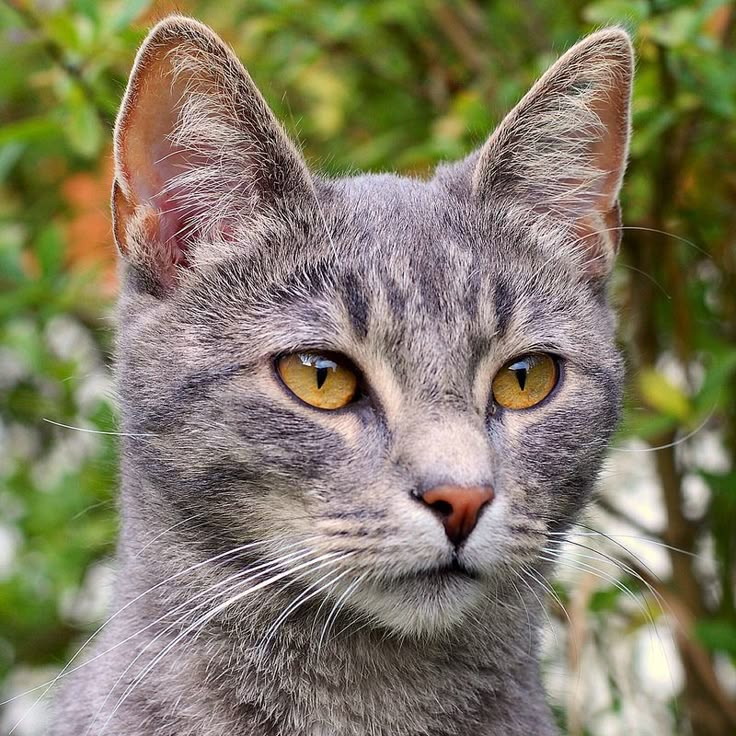
#> input picture pic/cat_pic.jpg, 736 x 736 px
$ jupyter execute 'Bit-Plane slicing.ipynb'
#> lines starting #> are read from the running program, lines starting #| are printed output that depends on the picture; after the words box and inside, x2 and y2 are one past the last pixel; in counts of white or black regions, pixels touching at a corner belong together
[cell 1]
import cv2
import matplotlib.pyplot as plt
import math
import numpy as np
# Read the image in greyscale
img = cv2.imread('pic/cat_pic.jpg', 0)
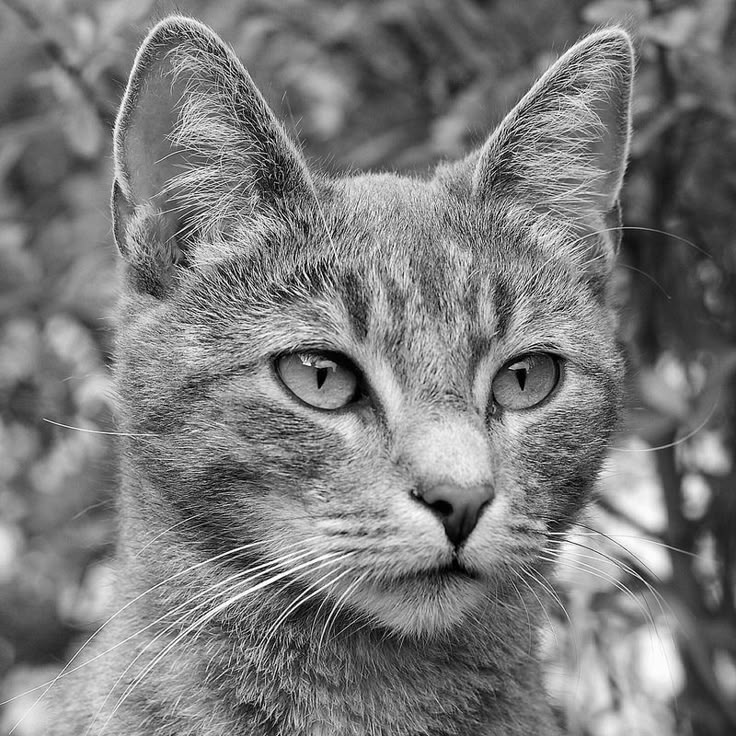
#> img: shape (736, 736); min 0, max 255, mean 123.4

#Iterate over each pixel and change pixel value to binary using np.binary_repr() and store it in a list.
lst = []
for i in range(img.shape[0]):
    for j in range(img.shape[1]):
         lst.append(np.binary_repr(img[i][j] ,width=8)) # width = no. of bits
#> after the loop, lst = 541696 items

# We have a list of strings where each string represents binary pixel value. To extract bit planes we need to iterate over the strings and store the characters corresponding to bit planes into lists.
# Multiply with 2^(n-1) and reshape to reconstruct the bit image.
eight_bit_img = (np.array([int(i[0]) for i in lst],dtype = np.uint8) * 128).reshape(img.shape[0],img.shape[1])
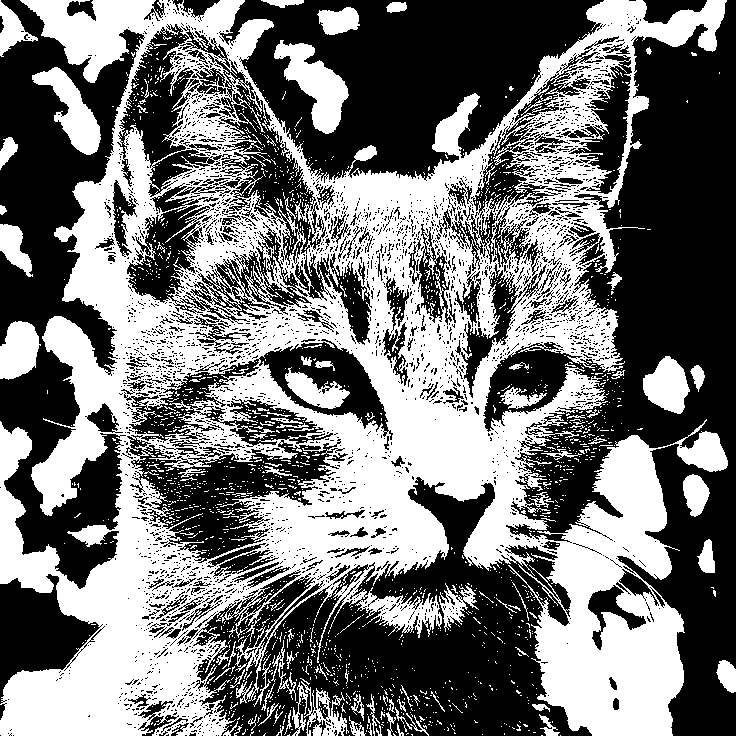
#> eight_bit_img: shape (736, 736); values 0 (black) and 128 (white), 45.7% white; 2009 white regions (1903 under 20 px), largest, box (x1, y1, x2, y2) and area: (0, 0, 728, 736) 219560, (274, 40, 349, 134) 3126, (32, 67, 101, 155) 2438
seven_bit_img = (np.array([int(i[1]) for i in lst],dtype = np.uint8) * 64).reshape(img.shape[0],img.shape[1])
#> seven_bit_img: shape (736, 736); values 0 (black) and 64 (white), 51.9% white; 2471 black regions (2299 under 20 px), largest, box (x1, y1, x2, y2) and area: (0, 0, 736, 736) 196133, (531, 370, 736, 736) 22709, (274, 40, 349, 134) 3126
six_bit_img = (np.array([int(i[2]) for i in lst],dtype = np.uint8) * 32).reshape(img.shape[0],img.shape[1])
#> six_bit_img: shape (736, 736); values 0 (black) and 32 (white), 50.6% white; 1935 black regions (1801 under 20 px), largest, box (x1, y1, x2, y2) and area: (0, 0, 736, 736) 225692, (2, 140, 100, 250) 4243, (274, 40, 349, 134) 2142
five_bit_img = (np.array([int(i[3]) for i in lst],dtype = np.uint8) * 16).reshape(img.shape[0],img.shape[1])
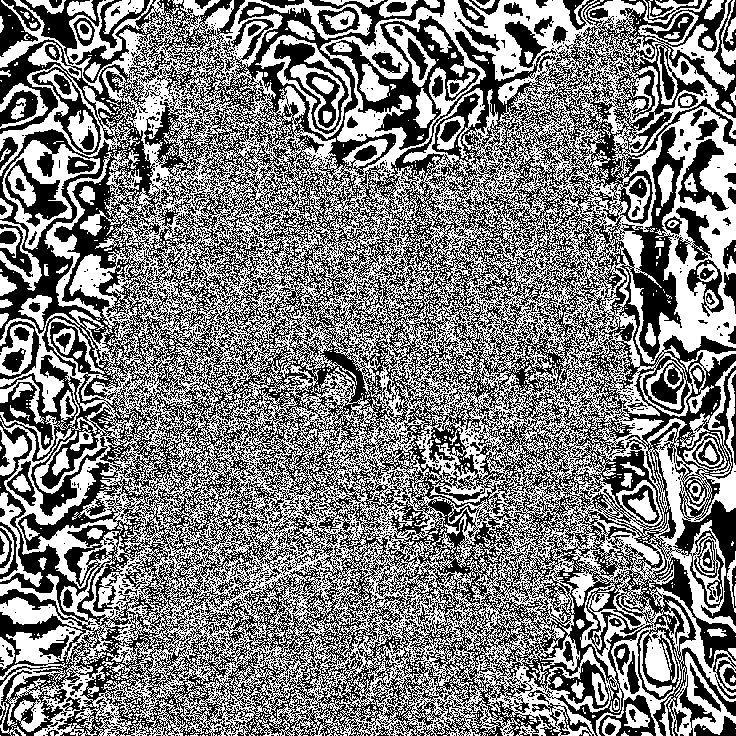
#> five_bit_img: shape (736, 736); values 0 (black) and 16 (white), 49.9% white; 1609 white regions (1471 under 20 px), largest, box (x1, y1, x2, y2) and area: (0, 0, 736, 736) 240034, (2, 140, 100, 250) 2488, (255, 35, 352, 139) 1527
four_bit_img = (np.array([int(i[4]) for i in lst],dtype = np.uint8) * 8).reshape(img.shape[0],img.shape[1])
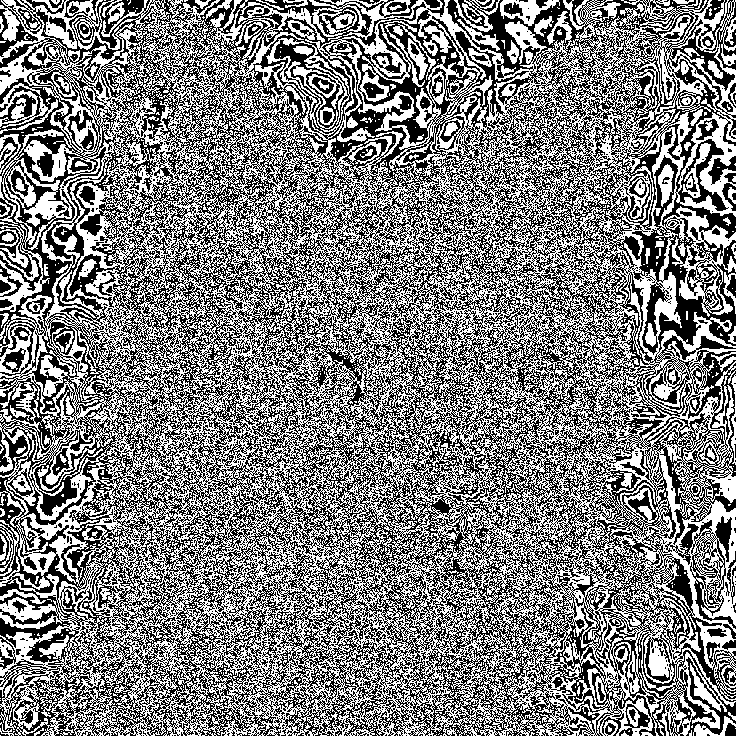
#> four_bit_img: shape (736, 736); values 0 (black) and 8 (white), 50% white in thin lines or dots
three_bit_img = (np.array([int(i[5]) for i in lst],dtype = np.uint8) * 4).reshape(img.shape[0],img.shape[1])
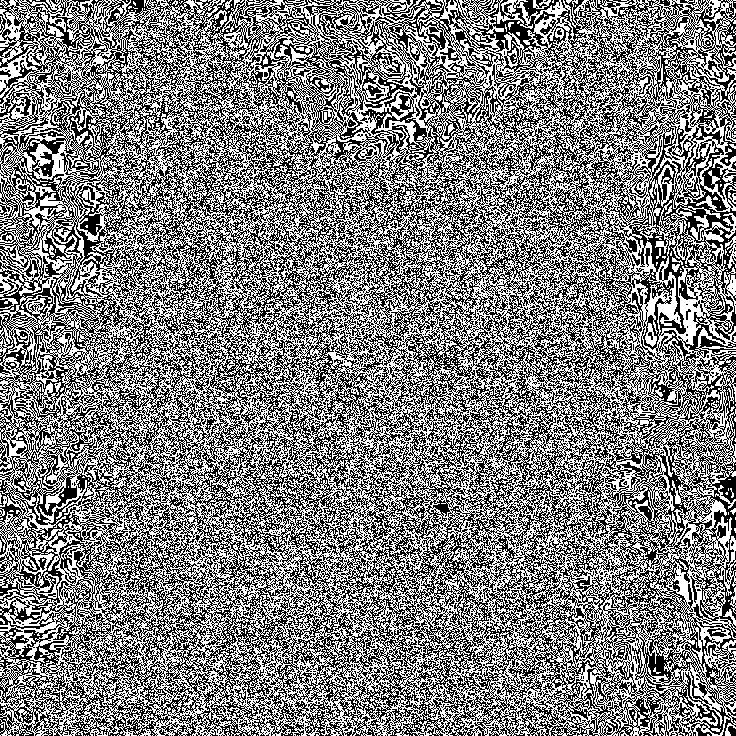
#> three_bit_img: shape (736, 736); values 0 (black) and 4 (white), 50.1% white; black in thin lines or dots
two_bit_img = (np.array([int(i[6]) for i in lst],dtype = np.uint8) * 2).reshape(img.shape[0],img.shape[1])
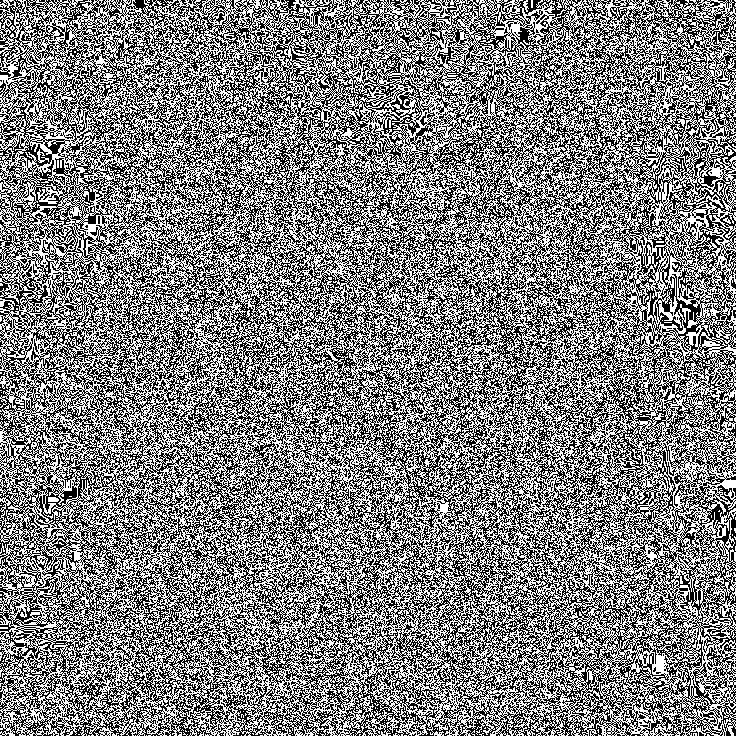
#> two_bit_img: shape (736, 736); values 0 (black) and 2 (white), 50% white; black in thin lines or dots
one_bit_img = (np.array([int(i[7]) for i in lst],dtype = np.uint8) * 1).reshape(img.shape[0],img.shape[1])
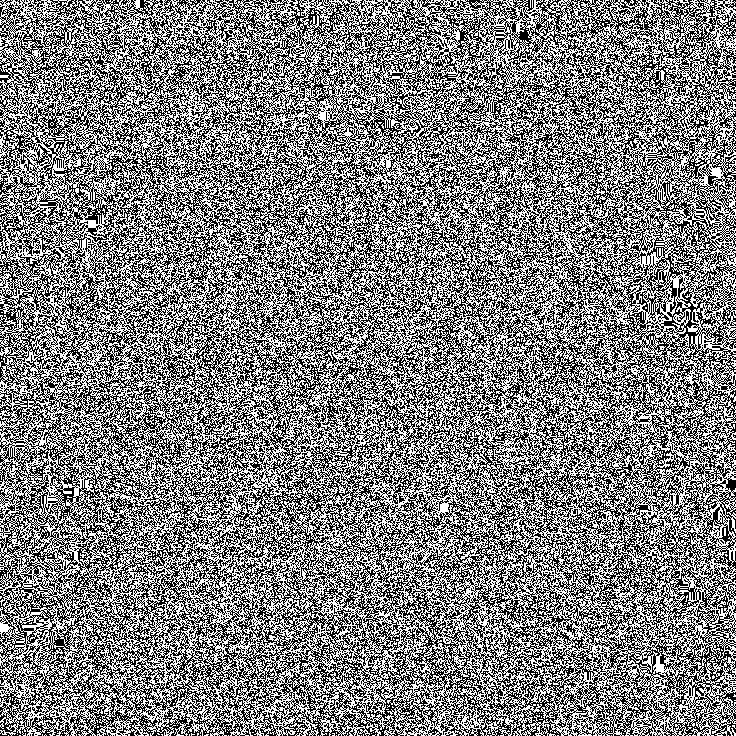
#> one_bit_img: shape (736, 736); values 0 (black) and 1 (white), 50% white; black in thin lines or dots

#Concatenate these images for ease of display using cv2.hconcat()
finalr = cv2.hconcat([eight_bit_img,seven_bit_img,six_bit_img,five_bit_img])
finalv =cv2.hconcat([four_bit_img,three_bit_img,two_bit_img,one_bit_img])
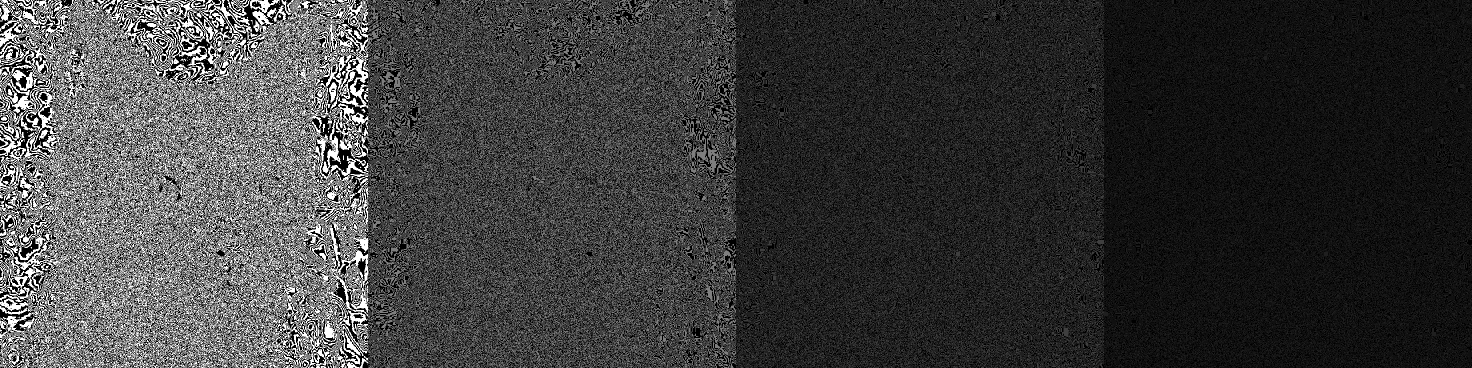
#> finalv: shape (736, 2944) (shown at 1/2 size); min 0, max 8, mean 1.88; drawn with min black and max white

# Vertically concatenate
final = cv2.hconcat([finalr,finalv])
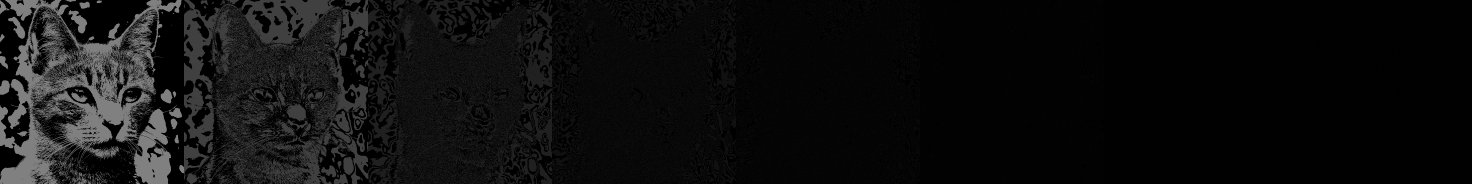
#> final: shape (736, 5888) (shown at 1/4 size); min 0, max 128, mean 15.4

[cell 2]
# Display the images
plt.imshow(eight_bit_img)
plt.show()

[cell 3]
# Display the images
plt.imshow(seven_bit_img)
plt.show()

[cell 4]
# Display the images
plt.imshow(six_bit_img)
plt.show()

[cell 5]
# Display the images
plt.imshow(five_bit_img)
plt.show()

[cell 6]
# Display the images
plt.imshow(four_bit_img)
plt.show()

[cell 7]
# Display the images
plt.imshow(three_bit_img)
plt.show()

[cell 8]
# Display the images
plt.imshow(two_bit_img)
plt.show()

[cell 9]
# Display the images
plt.imshow(one_bit_img)
plt.show()

[cell 10]
# Combining 4 bit planes
new_img = eight_bit_img+seven_bit_img+six_bit_img+five_bit_img
# Display the images
plt.imshow(new_img)
plt.show()

$ run again, with pic/pic_spec.jpg copied over pic/cat_pic.jpg
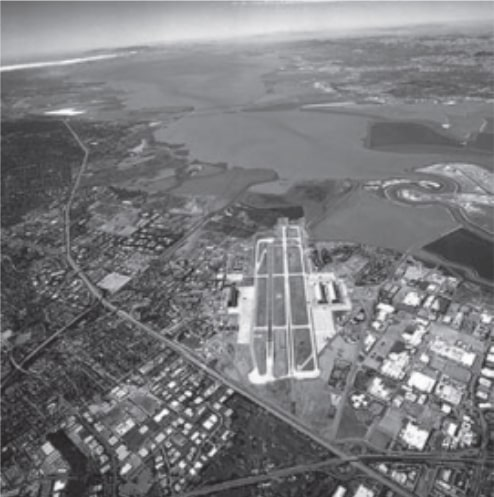
#> input picture pic/pic_spec.jpg, 494 x 497 px
#> after the loop `for i in range(img.shape[0]):`: lst = 245518 items
#> `eight_bit_img = (np.array([int(i[0]) for i in lst],dtype = np.uint8) *..`:
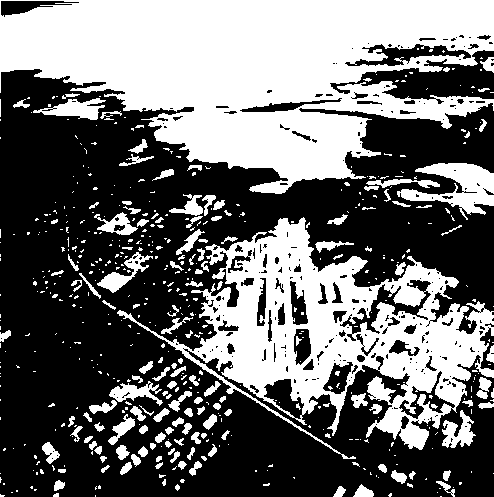
#> eight_bit_img: shape (497, 494); values 0 (black) and 128 (white), 42.7% white; 561 white regions (415 under 20 px), largest, box (x1, y1, x2, y2) and area: (0, 0, 494, 194) 56573, (117, 217, 494, 459) 31321, (397, 163, 494, 220) 2457
#> seven_bit_img: shape (497, 494); values 0 (black) and 64 (white), 59.4% white; 1156 black regions (931 under 20 px), largest, box (x1, y1, x2, y2) and area: (0, 0, 494, 194) 46269, (117, 217, 494, 459) 24233, (397, 163, 494, 220) 2342
#> six_bit_img: shape (497, 494); values 0 (black) and 32 (white), 45.6% white; 1081 white regions (930 under 20 px), largest, box (x1, y1, x2, y2) and area: (0, 1, 494, 497) 81723, (330, 50, 494, 104) 3596, (0, 293, 66, 473) 3444
#> five_bit_img: shape (497, 494); values 0 (black) and 16 (white), 47.6% white; 894 white regions (810 under 20 px), largest, box (x1, y1, x2, y2) and area: (0, 67, 494, 497) 87361, (89, 0, 494, 101) 7732, (122, 13, 430, 45) 3701
#> four_bit_img: shape (497, 494); values 0 (black) and 8 (white), 50.1% white; 806 black regions (766 under 20 px), largest, box (x1, y1, x2, y2) and area: (0, 0, 494, 497) 115352, (0, 0, 176, 32) 1543, (337, 6, 483, 29) 708
#> three_bit_img: shape (497, 494); values 0 (black) and 4 (white), 50.2% white; black in thin lines or dots
#> two_bit_img: shape (497, 494); values 0 (black) and 2 (white), 49.9% white in thin lines or dots
#> one_bit_img: shape (497, 494); values 0 (black) and 1 (white), 49.9% white in thin lines or dots
#> `final = cv2.hconcat([finalr,finalv])`:
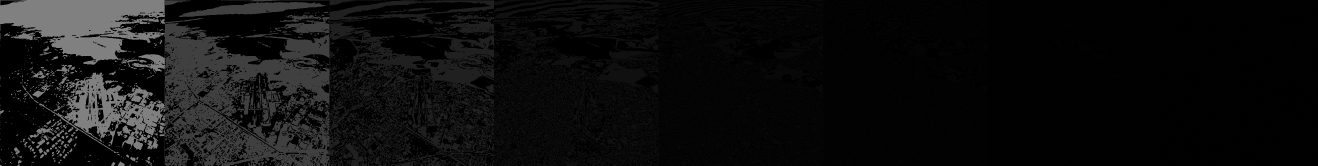
#> final: shape (497, 3952) (shown at 1/3 size); min 0, max 128, mean 15.3
